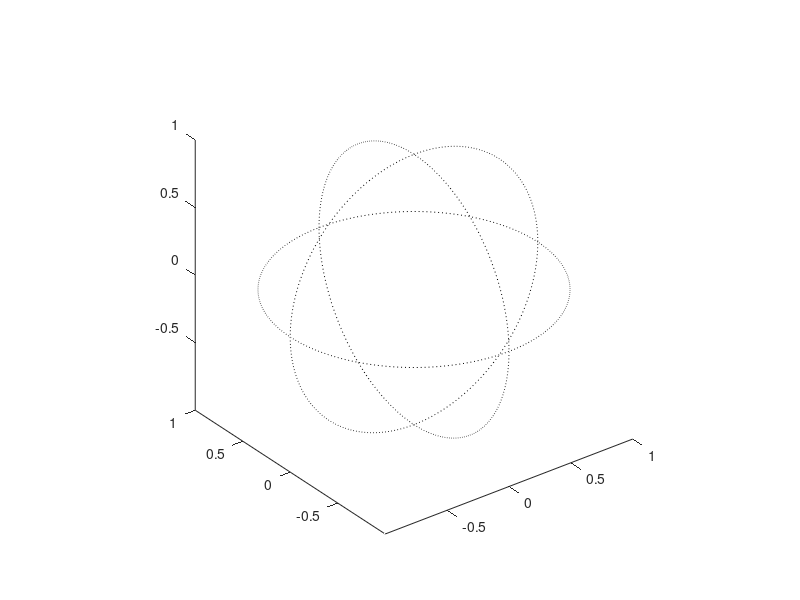

The MATLAB script that drew this image: (Note: this script raises an error after producing the figure.)
function tests

close all;
%fractaltest;

%pool = { spherePolyRandomFracture() };
pool = { [ 1, 0, -1, 0; 0, 1, 0, -1; 0, 0, 0, 0 ] };
pool{1} = pool{1} + 0.01*(2*rand(size(pool{1}))-1);

pool{end+1} = fliplr(pool{1});
plotPool(pool);

if 1
    %fracture = spherePolyRandomFracture();
    fracture = pool{1}([2,3,1],:);
    
    if 1
        [Q,R] = qr(rand(3));
        fracture = Q * fracture;
    end
    
    hold on;
    spherePolyPlot(fracture);
    
    pool2 = {};
    for i=1:2
        [ result1, ~, success, intersectionPoints ] = spherePolyIntersect(pool{i}, fracture);
        if success
            hold on;
            %plot3(intersectionPoints(1,:),intersectionPoints(2,:),intersectionPoints(3,:),'*m');
            %keyboard;
            pool2{end+1} = result1;
            [ result2, ~, success, intersectionPoints ] = spherePolyIntersect(pool{i}, fracture(:,end:-1:1));
            if success
                pool2{end+1} = result2;
            end
        end
    end
    
    plotPool(pool2);
    keyboard;
    return;
end

while numel(pool) < 10
    fprintf(1, 'fragment count: %d\n', numel(pool));
    idx = ceil(numel(pool)*rand(1));
    fracture = spherePolyRandomFracture();
    [ result1, result2, success ] = tryCut(pool{idx}, fracture);
    if success
        pool{idx} = result1;
        pool{end+1} = result2;
        plotPool(pool);
    end
end

function plotPool(pool)
colChars = 'rgbcmyk';

figure;
if 1
    phidense = linspace(0,2*pi,1000);
    A = eye(3);
    circ1 = A * cat(1, cos(phidense), sin(phidense), zeros(size(phidense)));
    circ2 = A * cat(1, zeros(size(phidense)), cos(phidense), sin(phidense));
    circ3 = A * cat(1, sin(phidense), zeros(size(phidense)), cos(phidense));
    
    plot3(circ1(1,:), circ1(2,:), circ1(3,:), 'k:');
    axis equal;
    hold on;
    plot3(circ2(1,:), circ2(2,:), circ2(3,:), 'k:');
    plot3(circ3(1,:), circ3(2,:), circ3(3,:), 'k:');
    hold off;
end

for i=1:numel(pool)
    spherePolyPlot(pool{i}, colChars(1+mod(i-1,numel(colChars))));
end
